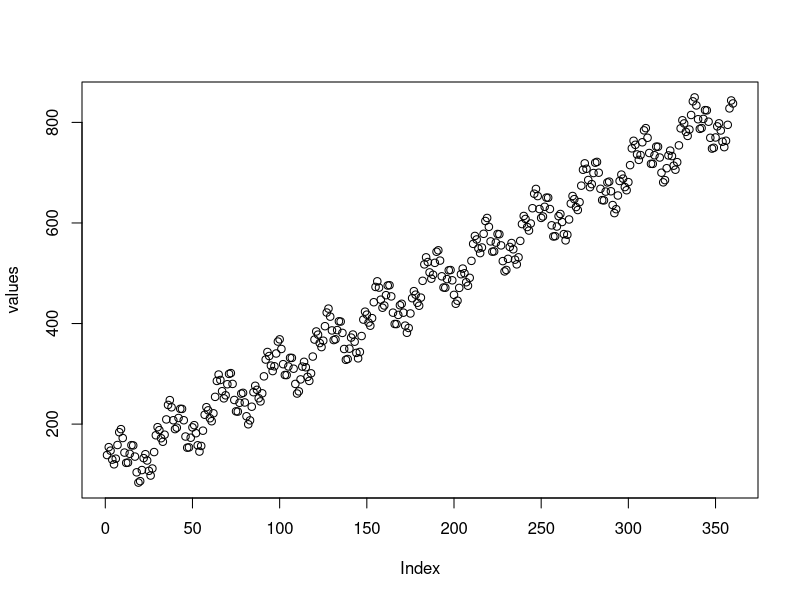

Source code (R):
## ---- chunk 1
knitr::opts_chunk$set(echo = TRUE)
library(kableExtra)
## ---- chunk 2
rm(list = ls())
## ---- chunk 3
t <- 1:360
values <- 2*t+30*sin(2*pi*t/7)+40*sin(2*pi*t/30)+rnorm(1, mean=10, sd=3)+100
plot(values)
